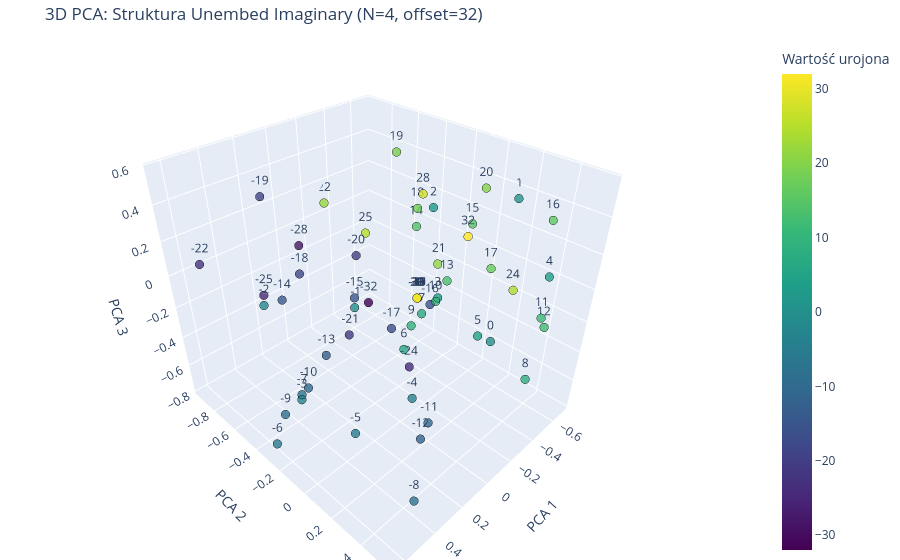

Notebook code for this chart:
### Code cell
plot_output_im_pca_3d_plotly(model, N=N)
